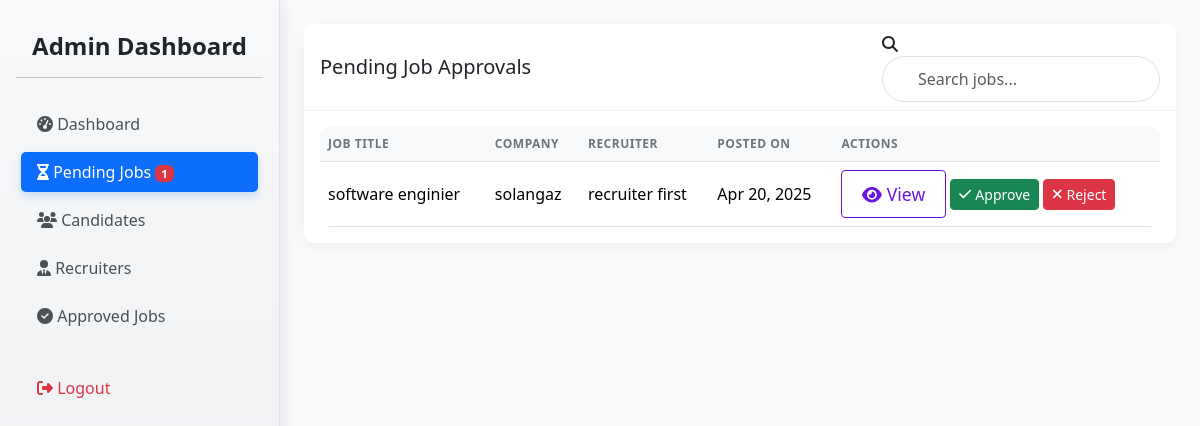
Screenshot of /admin_dashboard.php?tab=pending-jobs (signed in) with the database file from the repository.
### tables this page shows
CREATE TABLE `job` (
  `id` int(11) NOT NULL,
  `title` varchar(255) DEFAULT NULL,
  `mission` text DEFAULT NULL,
  `type_contract` varchar(255) DEFAULT NULL,
  `salary` double DEFAULT NULL,
  `status` enum('pending','approved','rejected','') DEFAULT NULL,
  `expiration_date` date DEFAULT NULL,
  `category_id` int(11) DEFAULT NULL,
  `recruiter_id` int(11) DEFAULT NULL,
  `created_at` timestamp NOT NULL DEFAULT current_timestamp(),
  `updated_at` timestamp NOT NULL DEFAULT current_timestamp() ON UPDATE current_timestamp()
);

CREATE TABLE `company` (
  `id` int(11) NOT NULL,
  `name` varchar(255) DEFAULT NULL,
  `location` varchar(255) DEFAULT NULL,
  `website` varchar(255) NOT NULL,
  `description` text DEFAULT NULL,
  `domain_id` int(11) DEFAULT NULL,
  `created_at` timestamp NOT NULL DEFAULT current_timestamp(),
  `updated_at` timestamp NOT NULL DEFAULT current_timestamp() ON UPDATE current_timestamp()
);

CREATE TABLE `recruiter` (
  `id` int(11) NOT NULL,
  `first_name` varchar(255) DEFAULT NULL,
  `last_name` varchar(50) NOT NULL,
  `email` varchar(255) DEFAULT NULL,
  `password` varchar(255) DEFAULT NULL,
  `address` text DEFAULT NULL,
  `profile_picture` text DEFAULT NULL,
  `company_id` int(11) DEFAULT NULL,
  `created_at` timestamp NOT NULL DEFAULT current_timestamp(),
  `updated_at` timestamp NOT NULL DEFAULT current_timestamp() ON UPDATE current_timestamp()
);

### admin_tabs/pending_jobs.php (the view, shortened to what this page needs)
<?php
$stmt = $conn->prepare("
   SELECT j.*, r.first_name, r.last_name, r.email, c.name AS company_name
    FROM job j
    JOIN recruiter r ON j.recruiter_id = r.id
    LEFT JOIN company c ON r.company_id = c.id
    WHERE j.status = 'pending'
    ORDER BY j.created_at DESC
");
$stmt->execute();
$result = $stmt->get_result();
$pending_jobs = $result->fetch_all(MYSQLI_ASSOC);
?>
<div class="card animate__animated animate__fadeIn">
    <div class="card-header d-flex justify-content-between align-items-center">
        <h5 class="mb-0">Pending Job Approvals</h5>
        <div class="search-box">
            <i class="fas fa-search"></i>
            <input type="text" class="form-control search-input" placeholder="Search jobs...">
        </div>
    </div>
    <div class="card-body">
        <?php if (empty($pending_jobs)): ?>
            <div class="alert alert-info">No jobs pending approval.</div>
        <?php else: ?>
            <div class="table-responsive">
                <table class="table table-hover">
                    <thead>
                        <tr>
                            <th>Job Title</th>
                            <th>Company</th>
                            <th>Recruiter</th>
                            <th>Posted On</th>
                            <th>Actions</th>
                        </tr>
                    </thead>
                    <tbody>
                        <?php foreach ($pending_jobs as $job): ?>
                            <tr>
                                <td><?= htmlspecialchars($job['title']) ?></td>
                                <td><?= htmlspecialchars($job['company_name'] ?? 'N/A') ?></td>
                                <td><?= htmlspecialchars($job['first_name'].' '.$job['last_name']) ?></td>
                                <td><?= date('M d, Y', strtotime($job['created_at'])) ?></td>
                                <td>
                                    <button class="btn btn-sm btn-outline-primary" data-bs-toggle="modal"
                                            data-bs-target="#jobModal<?= $job['id'] ?>">
                                        <i class="fas fa-eye"></i> View
                                    </button>
                                    <form method="POST" action="" class="d-inline">
                                        <button type="submit" class="btn btn-sm btn-success">
                                            <i class="fas fa-check"></i> Approve
                                        </button>
                                    </form>
                                    <form method="POST" action="" class="d-inline">
                                        <button type="submit" class="btn btn-sm btn-danger">
                                            <i class="fas fa-times"></i> Reject
                                        </button>
                                    </form>
                                </td>
                            </tr>
                        <?php endforeach; ?>
                    </tbody>
                </table>
            </div>
        <?php endif; ?>
    </div>
</div>

### assets/CSS/style.css (style rules this page uses)
body { font-family: "Poppins", sans-serif; }
.animate__animated { animation-duration: 1s; }
.card { border: 1px solid #ddd; border-radius: 10px; transition: transform 0.3s ease-in-out, box-shadow 0.3s ease-in-out; }
.form-control { border: 1px solid #ddd; border-radius: 5px; padding: 10px; transition: border-color 0.3s ease-in-out; }
.btn-outline-primary { --bs-btn-color: #6a15e0; --bs-btn-border-color: #6a15e0; --bs-btn-hover-color: #fff; --bs-btn-hover-bg: #7a1bff; --bs-btn-hover-border-color: #7a1bff; --bs-btn-focus-shadow-rgb: 13, 110, 253; --bs-btn-active-color: #fff; --bs-btn-active-bg: #7a1bff; --bs-btn-active-border-color: #7a1bff; --bs-btn-active-shadow: inset 0 3px 5px rgba(0, 0, 0, 0.125); --bs-btn-disabled-color: #7a1bff; --bs-btn-disabled-bg: transparent; --bs-btn-disabled-border-color: #7a1bff; --bs-gradient: none; padding: 10px 20px; font-size: 1.1em; transition: background-color 0.3s ease-in-out, transform 0.2s ease-in-out; }

### admin_dashboard.php (style rules this page uses)
:root { --sidebar-width: 280px; --primary-color: #0d6efd; --success-color: #198754; --danger-color: #dc3545; --warning-color: #ffc107; }
body { font-family: 'Segoe UI', Tahoma, Geneva, Verdana, sans-serif; }
.card { border: none; border-radius: 10px; box-shadow: 0 4px 20px rgba(0,0,0,0.05); transition: transform 0.3s ease, box-shadow 0.3s ease; margin-bottom: 20px; }
.card-header { background-color: white; border-bottom: 1px solid rgba(0,0,0,0.05); font-weight: 600; border-radius: 10px 10px 0 0 !important; }
.table-responsive { border-radius: 10px; overflow: hidden; }
.table { margin-bottom: 0; }
.table th { background-color: #f8f9fa; border-top: none; font-weight: 600; text-transform: uppercase; font-size: 0.75rem; letter-spacing: 0.5px; color: #6c757d; }
.table td { vertical-align: middle; border-top: 1px solid #f1f1f1; }
.search-box { position: relative; max-width: 300px; }
.search-box input { padding-left: 35px; border-radius: 50px; border: 1px solid #dee2e6; }

### rows the page displays
job: title "software enginier", company.name "solangaz", recruiter.last_name "recruiter first", created_at "Apr 20, 2025"

### other values shown
$pending_count "1"
